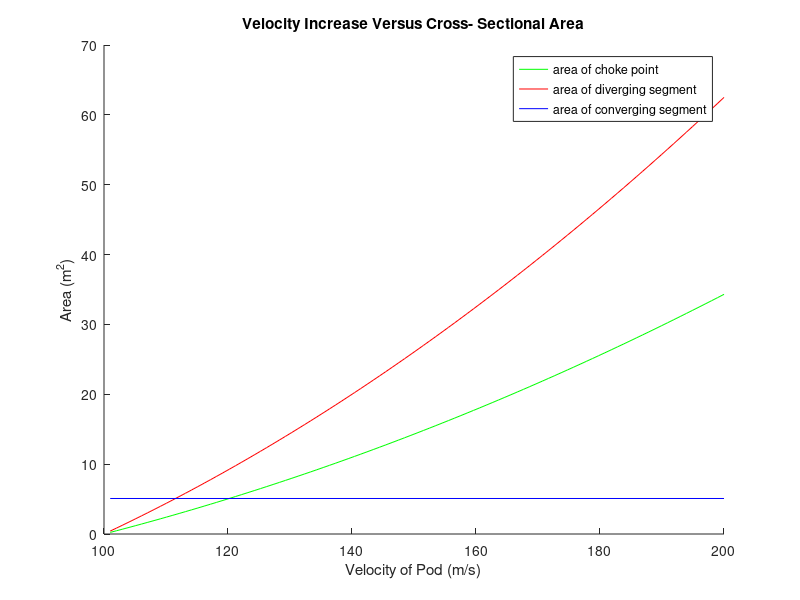
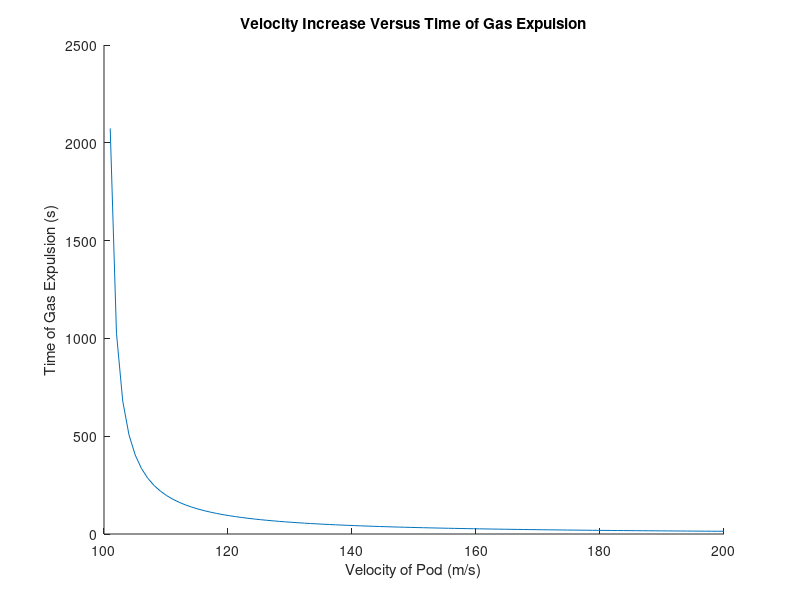
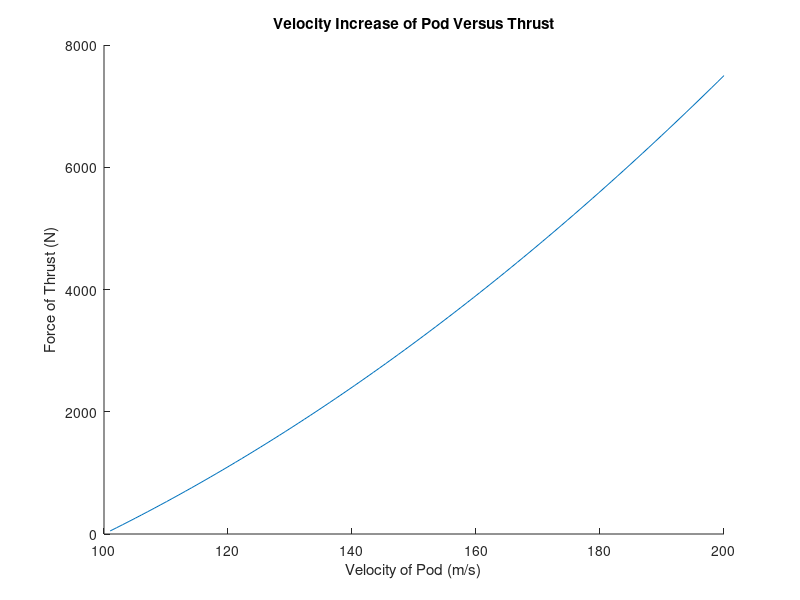

The MATLAB source for these figures, in order:
P_c = 18202159.3; %gauge pressure in Pa
P_e = 120; %nozzle exit/ ambient tube pressure in Pa
R = 296.8; %specific gas constant for Nitrogen in J/kg*K
V = 6.45624; %volume of pressure vessel in m^3
L = 1.27; %length of pressure vessel in m
gamma = 1.4; %ratio of specific heats for Nitrogen (and air)
rho_N = 20.4427; %density of Nitrogen in pressure vessel fully compressed in kg/m^3
m_N = rho_N*V; %mass of Nitrogen in pressure vessel fully compressed in kg
g = 9.81; %gravitational constant in m/s^2
T_c = 300; %temperature of Nitrogen in tank in K
v_f = linspace(101,200,99); %velocity vector in m/s
a_pod = ((v_f.^2)-(100^2))/2000; %acceleration in m/s^2
m_pod = 500; %mass of pod in kg
F_T = a_pod * m_pod; %force of thrust in N
t = (v_f - 100)/a_pod; %time interval of acceleration after pusher in s
J = F_T * t; %impulse in N*s
v_e = sqrt(((2*gamma*R*T_c)/(gamma-1))*((1-(P_e/P_c))^((gamma-1)/2))); %exit veclocity in m/s
A_e = F_T/P_e; %area of the diverging nozzle exit in m^2
a_tube = sqrt(gamma*287*355); %speed of sound in tube in m/s
M_e = v_e/a_tube; %mach number at exit
A_t = A_e/((1/M_e)*sqrt(((2/(gamma+1))*(1+((gamma-1)/2)*(M_e^2)))^((gamma+1)/(gamma-1)))); %area of the choke point in m/s
A_c = V/L; %area of the converging nozzle in m^2
m_dot = F_T/v_e; %mass flow rate in kg/s
t_e = m_N./m_dot; %time gas is expelled in s
fprintf('The exit velocity is %f m/s\n',v_e);
fprintf('The Mach number of the exit gas stream is %f',M_e);
figure, hold on
title('Velocity Increase Versus Cross- Sectional Area')
xlabel('Velocity of Pod (m/s)')
ylabel('Area (m^2)')
plot(v_f,A_t,'g')
plot(v_f,A_e,'r')
plot([v_f(1),v_f(end)],[A_c,A_c],'b')
legend('area of choke point','area of diverging segment','area of converging segment')
hold off
figure, hold on
title('Velocity Increase Versus Time of Gas Expulsion')
xlabel('Velocity of Pod (m/s)')
ylabel('Time of Gas Expulsion (s)')
plot(v_f,t_e)
hold off
figure, hold on
title('Velocity Increase of Pod Versus Thrust')
xlabel('Velocity of Pod (m/s)')
ylabel('Force of Thrust (N)')
plot(v_f,F_T)
hold off